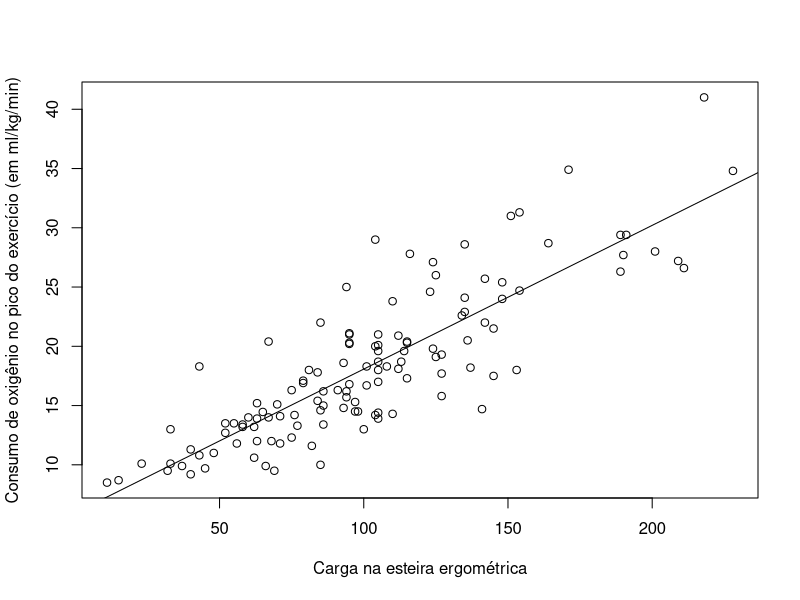
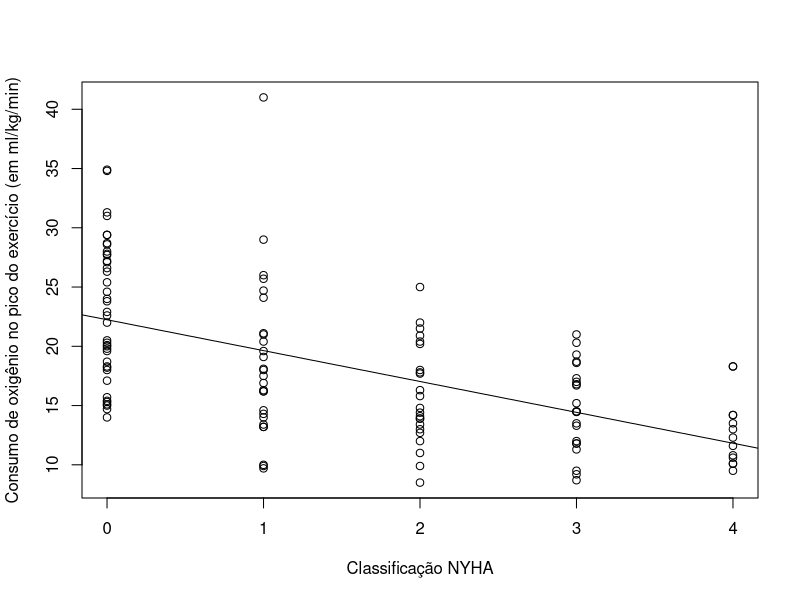
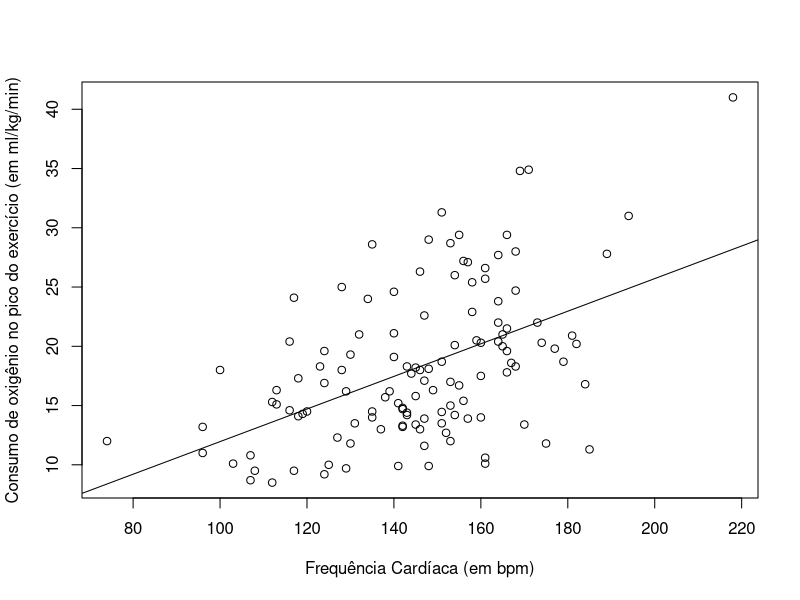
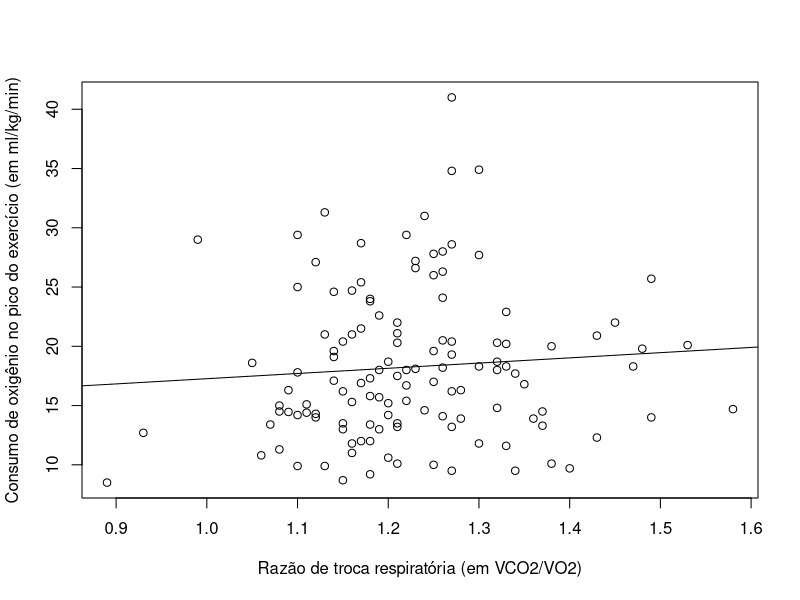
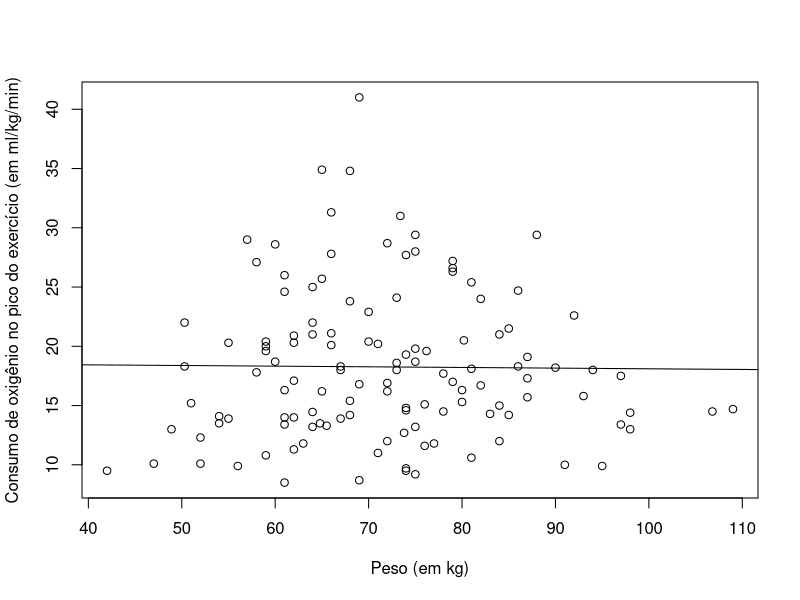
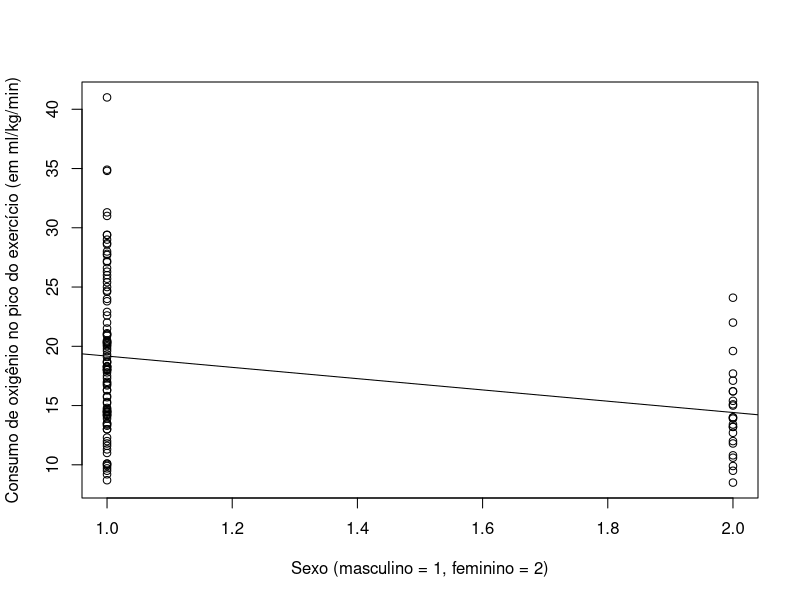
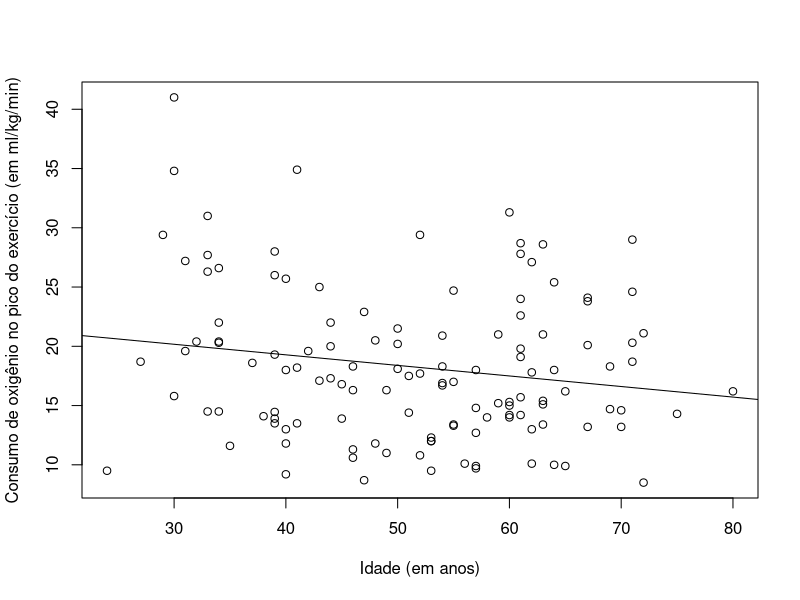

R code for these plots, in order:
#resposta
aw <- c(14.1, 16.3, 9.9, 17.7, 10.8, 14, 9.5, 13.9, 11.8, 18.1, 16.8, 15.2, 20.4, 10.1, 13, 13.9, 17.8, 25, 16.3, 20.2, 14.4, 12, 8.7, 12, 11.8, 16.7, 14.5, 14.8, 21.5, 20.9, 10.1, 19.3, 29, 10.6, 21, 20.3, 25.7, 15.8, 10, 18.3, 41, 16.9, 14.2, 26, 9.9, 14.3, 21.1, 9.7, 18, 14.2, 18.3, 13.3, 18, 18.7, 13, 12.3, 11.6, 9.5, 14.5, 20.4, 12.7, 19.6, 9.2, 14.46, 13.5, 17.5, 11, 22, 13.2, 21, 13.2, 14.6, 19.1, 24.1, 8.5, 16.2, 13.4, 16.2, 13.4, 18.6, 11.3, 24.7, 13.5, 17.3, 17, 18.3, 14.7, 18.7, 28.6, 24, 23.8, 25.4, 27.8, 27.1, 15.3, 20.1, 15.7, 22.6, 28.7, 19.8, 26.6, 34.8, 27.7, 27.2, 18, 24.6, 20.5, 29.4, 28, 18.2, 20, 22.9, 26.3, 17.1, 19.6, 15, 14, 15.4, 15.1, 34.9, 29.4, 22, 20.3, 31.3, 31)
#explicativas
au <- c(71, 91, 37, 127, 43, 60, 32, 63, 71, 112, 95, 63, 115, 33, 100, 105, 84, 94, 75, 95, 105, 68, 15, 63, 56, 101, 97, 93, 145, 112, 23, 127, 104, 62, 105, 115, 142, 127, 85, 101, 218, 79, 76, 125, 66, 110, 95, 45, 105, 104, 43, 77, 153, 113, 33, 75, 82, 69, 98, 67, 52, 114, 40, 65, 55, 145, 48, 142, 62, 95, 58, 85, 125, 135, 11, 94, 58, 86, 86, 93, 40, 154, 52, 115, 105, 108, 141, 105, 135, 148, 110, 148, 116, 124, 97, 105, 94, 134, 164, 124, 211, 228, 190, 209, 81, 123, 136, 189, 201, 137, 104, 135, 189, 79, 105, 86, 67, 84, 70, 171, 191, 85, 95, 154, 151)
k <- c(2, 1, 2, 2, 4, 1, 3, 2, 3, 1, 3, 3, 1, 4, 2, 2, 2, 2, 2, 2, 2, 3, 3, 2, 3, 3, 3, 2, 2, 2, 4, 3, 1, 4, 3, 3, 1, 2, 1, 4, 1, 1, 4, 1, 1, 1, 1, 1, 1, 4, 4, 3, 2, 3, 4, 4, 4, 4, 3, 2, 2, 1, 3, 3, 3, 1, 2, 2, 1, 1, 1, 1, 1, 1, 2, 1, 1, 1, 2, 3, 3, 1, 4, 3, 3, 0, 0, 0, 0, 0, 0, 0, 0, 0, 0, 0, 0, 0, 0, 0, 0, 0, 0, 0, 0, 0, 0, 0, 0, 0, 0, 0, 0, 0, 0, 0, 0, 0, 0, 0, 0, 0, 0, 0, 0)
av <- c(118, 113, 148, 144, 107, 135, 117, 147, 175, 148, 184, 141, 164, 103, 137, 157, 166, 128, 149, 182, 143, 153, 107, 74, 130, 155, 120, 142, 166, 181, 161, 130, 148, 161, 132, 174, 161, 145, 125, 123, 218, 124, 154, 154, 141, 119, 140, 129, 146, 143, 143, 142, 100, 179, 146, 127, 147, 108, 135, 116, 152, 124, 124, 151, 151, 160, 96, 164, 142, 165, 96, 116, 140, 117, 112, 129, 145, 139, 170, 167, 185, 168, 131, 118, 153, 168, 142, 151, 135, 134, 164, 158, 189, 157, 112, 154, 138, 147, 153, 177, 161, 169, 164, 156, 128, 140, 159, 166, 168, 145, 165, 158, 146, 147, 166, 153, 160, 156, 113, 171, 155, 173, 160, 151, 194)
ax <- c(1.26, 1.09, 1.1, 1.34, 1.06, 1.12, 1.27, 1.28, 1.16, 1.23, 1.35, 1.2, 1.27, 1.21, 1.15, 1.36, 1.1, 1.1, 1.28, 1.33, 1.11, 1.17, 1.15, 1.18, 1.3, 1.22, 1.37, 1.32, 1.17, 1.43, 1.38, 1.27, 0.99, 1.2, 1.13, 1.21, 1.49, 1.18, 1.25, 1.33, 1.27, 1.17, 1.1, 1.25, 1.13, 1.12, 1.21, 1.4, 1.32, 1.2, 1.47, 1.37, 1.22, 1.32, 1.19, 1.43, 1.33, 1.34, 1.08, 1.15, 0.93, 1.14, 1.18, 1.09, 1.21, 1.21, 1.16, 1.45, 1.21, 1.16, 1.27, 1.24, 1.14, 1.26, 0.89, 1.27, 1.18, 1.15, 1.07, 1.05, 1.08, 1.16, 1.15, 1.18, 1.25, 1.3, 1.58, 1.2, 1.27, 1.18, 1.18, 1.17, 1.25, 1.12, 1.16, 1.53, 1.19, 1.19, 1.17, 1.48, 1.23, 1.27, 1.3, 1.23, 1.19, 1.14, 1.26, 1.22, 1.26, 1.26, 1.38, 1.33, 1.26, 1.14, 1.25, 1.08, 1.49, 1.22, 1.11, 1.3, 1.1, 1.21, 1.32, 1.13, 1.24)
h <- c(54, 80, 56, 78, 59, 62, 42, 55, 77, 81, 69, 51, 70, 52, 98, 67, 58, 64, 61, 71, 98, 84, 69, 72, 63, 82, 78, 74, 85, 62, 47, 74, 57, 81, 84, 55, 65, 93, 91, 67, 69, 72, 85, 61, 95, 83, 66, 74, 67, 68, 50.3, 65.5, 94, 60, 48.9, 52, 76, 74, 106.8, 59, 73.8, 76.2, 75, 64, 64.8, 97, 71, 64, 75, 64, 64, 74, 87, 73, 61, 72, 61, 65, 97, 73, 62, 86, 54, 87, 79, 86, 109, 75, 60, 82, 68, 81, 66, 58, 80, 66, 87, 92, 72, 75, 79, 68, 74, 79, 73, 61, 80.2, 75, 75, 90, 59, 70, 79, 62, 59, 84, 61, 68, 76, 65, 88, 50.3, 62, 66, 73.4)
d <- c(1, 1, 2, 2, 2, 2, 2, 2, 2, 1, 1, 1, 1, 1, 1, 1, 1, 1, 1, 1, 1, 2, 1, 1, 1, 1, 1, 1, 1, 1, 1, 1, 1, 2, 1, 1, 1, 1, 1, 1, 1, 1, 1, 1, 1, 1, 1, 1, 1, 1, 1, 1, 1, 1, 1, 1, 1, 1, 1, 1, 2, 1, 1, 1, 1, 1, 1, 1, 2, 1, 2, 1, 1, 2, 2, 2, 2, 2, 1, 1, 1, 1, 1, 1, 1, 1, 1, 1, 1, 1, 1, 1, 1, 1, 1, 1, 1, 1, 1, 1, 1, 1, 1, 1, 1, 1, 1, 1, 1, 1, 1, 1, 1, 2, 2, 2, 2, 2, 2, 1, 1, 2, 1, 1, 1)
f <- c(38, 49, 65, 52, 52, 58, 24, 39, 48, 50, 45, 59, 34, 56, 62, 45, 62, 43, 46, 50, 51, 53, 47, 53, 40, 54, 34, 57, 50, 54, 62, 39, 71, 46, 59, 34, 40, 30, 64, 46, 30, 54, 60, 39, 57, 75, 72, 57, 57, 61, 54, 55, 40, 27, 40, 53, 35, 53, 33, 32, 57, 42, 40, 39, 41, 51, 49, 34, 67, 63, 70, 70, 61, 67, 72, 65, 63, 80, 55, 37, 46, 55, 39, 44, 55, 69, 69, 71, 63, 61, 67, 64, 61, 62, 60, 67, 61, 61, 61, 61, 34, 30, 33, 31, 64, 71, 48, 29, 39, 41, 44, 47, 33, 43, 31, 60, 60, 63, 63, 41, 52, 44, 71, 60, 33)

#au vs aw_au
plot(au, aw, xlab="Carga na esteira ergométrica", ylab="Consumo de oxigênio no pico do exercício (em ml/kg/min)")
abline(lm(aw ~ au))

#k vs aw
plot(k, aw, xlab="Classificação NYHA", ylab="Consumo de oxigênio no pico do exercício (em ml/kg/min)")
abline(lm(aw ~ k))

#av vs aw
plot(av, aw, xlab="Frequência Cardíaca (em bpm)", ylab="Consumo de oxigênio no pico do exercício (em ml/kg/min)")
abline(lm(aw ~ av))

#ax vs aw
plot(ax, aw, xlab="Razão de troca respiratória (em VCO2/VO2)", ylab="Consumo de oxigênio no pico do exercício (em ml/kg/min)")
abline(lm(aw ~ ax))

#h vs aw
plot(h, aw, xlab="Peso (em kg)", ylab="Consumo de oxigênio no pico do exercício (em ml/kg/min)")
abline(lm(aw ~ h))

#d vs aw
plot(d, aw, xlab="Sexo (masculino = 1, feminino = 2)", ylab="Consumo de oxigênio no pico do exercício (em ml/kg/min)")
abline(lm(aw ~ d))

#f vs aw
plot(f, aw, xlab="Idade (em anos)", ylab="Consumo de oxigênio no pico do exercício (em ml/kg/min)")
abline(lm(aw ~ f))